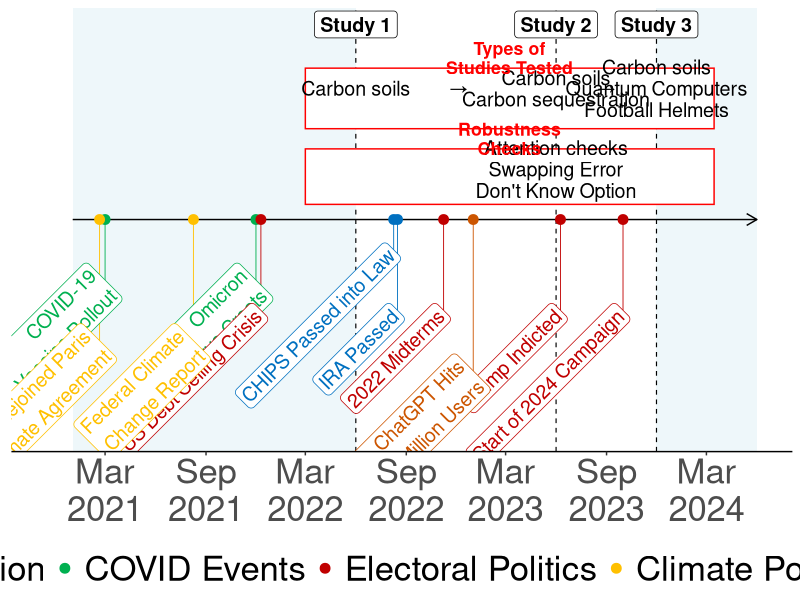

Source code (R):
## timeline Script 


library(scales)
library(lubridate)
library(ggplot2)
library(dplyr)
library(grid)     
library(ggforce)# for unit()






# setwd


print("Figure 2")

# Load data 



status_levels <- c("Science Legislation", "COVID Events",
                   "Electoral Politics" ,"Climate Policy","AI and LLMs")
status_colors <- c("#0070C0", "#00B050","#C00000","#FFC000","#CC5500")


# Define new events with dates
bottom_events <- data.frame(
  date = as.Date(c(
    '2022-11-08',  # 2022 Midterms
    '2023-06-09',  # Trump Indicted
    '2022-08-09',  # CHIPS Passed into Law
    '2022-08-16',  # IRA Passed
    '2023-01-01',  # ChatGPT hits 100 million users
    '2023-10-01',  # Start of 2024 Campaign
    '2021-12-01',  # Omicron Curve Crests
    '2021-03-01',  # COVID-19 Vaccine Rollout (Start)
    '2021-02-19',  # Rejoined Paris Climate Agreement
   # '2020-12-11',  # FDA Approves Pfizer Vaccine
    '2021-12-10',  # US Debt Ceiling Crisis
    '2021-08-09'   # Federal Climate Change Report
  )),
  event = c(
    "2022 Midterms", 
    "Trump Indicted", 
    "CHIPS Passed into Law", 
    "IRA Passed", 
    "ChatGPT Hits\n 100 Million Users", 
    "Start of 2024 Campaign", 
    "Omicron\n Curve Crests",
    "COVID-19\n Vaccine Rollout", 
    "Rejoined Paris\n Climate Agreement",
#    "FDA Approves Pfizer Vaccine", 
    "US Debt Ceiling Crisis", 
    "Federal Climate\n Change Report"
  ),
  y=-0.2
)%>%
  mutate(
    Type = case_when(
      event %in% c("2022 Midterms","Trump Indicted","Start of 2024 Campaign","US Debt Ceiling Crisis") ~ "Electoral Politics",
      event %in% c("CHIPS Passed into Law","IRA Passed") ~ "Science Legislation",
      event %in% c("Omicron\n Curve Crests","COVID-19\n Vaccine Rollout","FDA Approves Pfizer Vaccine ") ~ "COVID Events",
      event %in% c("Rejoined Paris\n Climate Agreement","Federal Climate\n Change Report") ~ "Climate Policy",
      event == "ChatGPT Hits\n 100 Million Users" ~ "AI and LLMs",
      TRUE ~ NA_character_
    ),
    Type = factor(Type, levels = status_levels),
    # y = negative integer row per Type * 0.3
    y = -as.integer(Type) * 0.3
  )

bottom_events$y[4] <- -0.9


# Combine the original data frame with the new events


# Sort by the Date column to ensure chronological order










# if you want fancier circles, you could also use library(ggforce)

# ─── 1) Define your key dates and “studies” ─────────────────────────────

study_dates <- data.frame(
  study = c("Study 1", "Study 2", "Study 3"),
  date  = as.Date(c("2022-06-01", "2023-06-01", "2023-12-01"))
)
# ─── after you’ve defined study_dates ────────────────────────────────────
# turn Study dates into centers for ellipses
study_ellipses <- study_dates %>%
  mutate(
    # x0 must be numeric because dates are mapped under the hood to days
    x0 = as.numeric(date),
    y0 = 1.8,        # same y you use for geom_text()
    a  = 80,         # half‐width of the ellipse in days
    b  = 0.15,       # half‐height of the ellipse in y‐units
    angle = 0
  )



clusters <- data.frame(
  xmin  = as.Date(c("2022-03-01", "2022-03-01")),
  xmax  = as.Date(c("2024-03-15", "2024-03-15")),
  ymin  = c(0.9,      0.15),
  ymax  = c(1.5,      0.7),
  label = c("Types of\nStudies Tested", 
            "Robustness\nChecks")
)


cluster1_df <- data.frame(
  x     =  as.Date(c("2022-06-01","2022-12-01", "2023-06-01",
                     "2023-09-01", "2023-12-01"
                     )),
  y     = c(rep( 1.3, 5)),
  label = c(
    "Carbon soils", " →", 
    "Carbon soils\nCarbon sequestration","→",
    "Carbon soils\nQuantum Computers\nFootball Helmets"
  
  )
)

cluster2_df <- data.frame(
  x     = study_dates$date[2],
  y     = clusters$ymax[2] - 0.2,
  label = c(
    "Attention checks\nSwapping Error\nDon't Know Option"
  )
)




# ───  Build the plot ───────────────────────────────────────────────────

g<-ggplot() +

# ─── then, just before your geom_text() that draws the “Study 1/2/3” ──────
  annotate("rect",
           xmin = as.Date("2021-01-01"),
           xmax = study_dates$date[1],
           ymin = -Inf, ymax = Inf,
           fill  = "#ADD8E6", alpha = 0.2) +
  annotate("rect",
           xmin = study_dates$date[3],
           xmax = as.Date("2024-06-01"),
           ymin = -Inf, ymax = Inf,
           fill  = "#ADD8E6", alpha = 0.2) +

  # ── horizontal timeline with arrow
  geom_segment(
    aes(x = as.Date("2021-01-01"), 
        xend = as.Date("2024-06-01"), 
        y = 0, yend = 0),
    arrow = arrow(length = unit(0.3, "cm"), ends = "last"),
    size  = 0.5,
    color = "black"
  ) +
  
  # ── vertical dashed lines at each study date
  geom_vline(
    data = study_dates,
    aes(xintercept = date),
    linetype = "dashed",
    color    = "black",
    size     = 0.4
  ) +
  
  # ── study labels just above the line
  geom_label(
    data    = study_dates,
    aes(x = date, y = 1.8, label = study),
    fontface = "bold",
    vjust    = 0,
    size     = 5
  ) +
  
  # ── red boxes around your two clusters
  annotate(
    "rect",
    xmin = clusters$xmin[1], xmax = clusters$xmax[1],
    ymin = clusters$ymin[1], ymax = clusters$ymax[1],
    fill  = "white",
    color = "red",
    size  = 0.5
  ) +
  annotate(
    "rect",
    xmin = clusters$xmin[2], xmax = clusters$xmax[2],
    ymin = clusters$ymin[2], ymax = clusters$ymax[2],
    fill  = "white",
    color = "red",
    size  = 0.5
  ) +
  geom_text(data = cluster1_df,
            aes(x = x, y = y, label = label),
            size = 5, lineheight = 0.9, hjust = 0.5) +
  geom_text(data = cluster2_df,
            aes(x = x, y = y, label = label),
            size = 5, lineheight = 0.9, hjust = 0.5) +
  # ── labels for those clusters
  geom_text(
    data = clusters,
    aes(
      x = xmin + (xmax - xmin) / 2,
      y = ymax + 0.1,
      label = label
    ),
    color   = "red",
    fontface = "bold",
    size     = 4.5,
    lineheight = 0.9
  ) +
  
  # ── bottom events (points + angled labels)
  # lollipop sticks colored by Type
  geom_segment(data = bottom_events,
               aes(x = date, xend = date, 
                   y = 0, yend = y, color = Type),
               size = 0.3,show.legend = F) +
  # points
  geom_point(data = bottom_events,
             aes(x = date, y = 0, color = Type),
             size = 3) +
  # nicer labels
  geom_label(data = bottom_events,
             aes(x = date, y = y, label = event,color=Type),
             angle         = 45,
             hjust         = 1,
             label.padding = unit(0.15, "lines"),
             label.r       = unit(0.2, "lines"),
             size = 5,
             fill = "white",
             show.legend = F) +
  
  # manual scales
  scale_color_manual(name = "Event Type",
                     values = status_colors,
                     breaks = status_levels) +
  scale_fill_manual(name = "Event Type",
                    values = status_colors,
                    breaks = status_levels) +
  scale_y_continuous(
    limits = c(-2.1, 1.9),
    breaks = seq(-2, 1, 0.5)
  ) +
  # ── clean up the axes and theme
  scale_x_date(
    limits = c(as.Date("2020-11-15"), 
               as.Date("2024-06-01")),
    date_breaks = "6 months",
    date_labels = "%b\n%Y"
  ) +
  theme_classic() +
  theme(
    axis.line.y      = element_blank(),
    axis.ticks.y     = element_blank(),
    axis.text.y      = element_blank(),
    axis.title       = element_blank(),
    axis.text = element_text(size = 25),
    panel.grid       = element_blank(),
    legend.text = element_text(size = 25),
    legend.title = element_blank(),
    legend.position = "bottom",
  )

pdf("Plots/timeline.plot.pdf",
    width = 16, height = 9)
plot(g)
dev.off()

